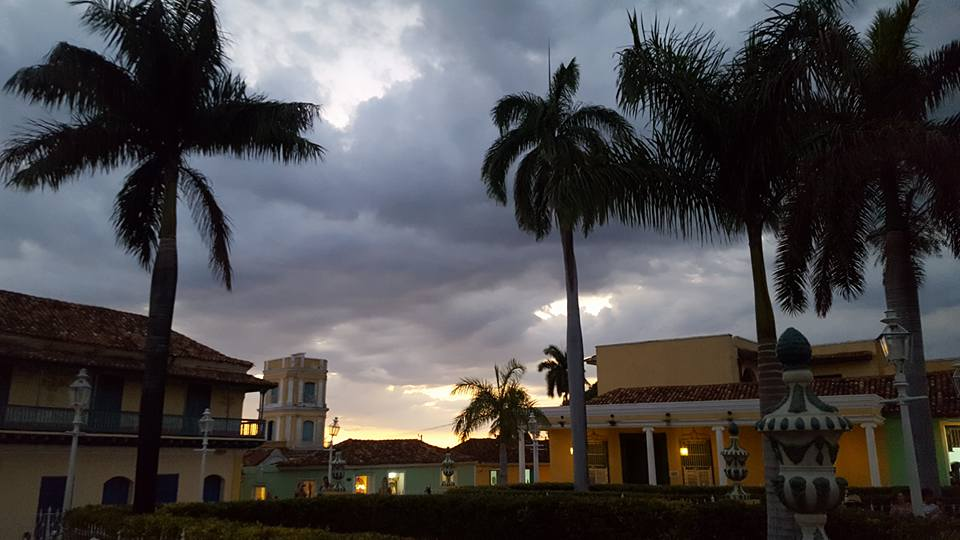
#> input picture Plaza Mayor.jpg, 960 x 540 px; the run also reads 1 picture not shown here
$ python merge.py
#> lines starting #> are read from the running program, lines starting #| are printed output that depends on the picture
from PIL import Image

Plaza = Image.open("Plaza Mayor.jpg")
#> Plaza is the input picture: PIL image 960x540 RGB; mean R, G, B 74.9, 73, 74.7
Mayor = Image.open("Plaza Mayor copy.jpg")

r1, g1, b1 = Plaza.split()
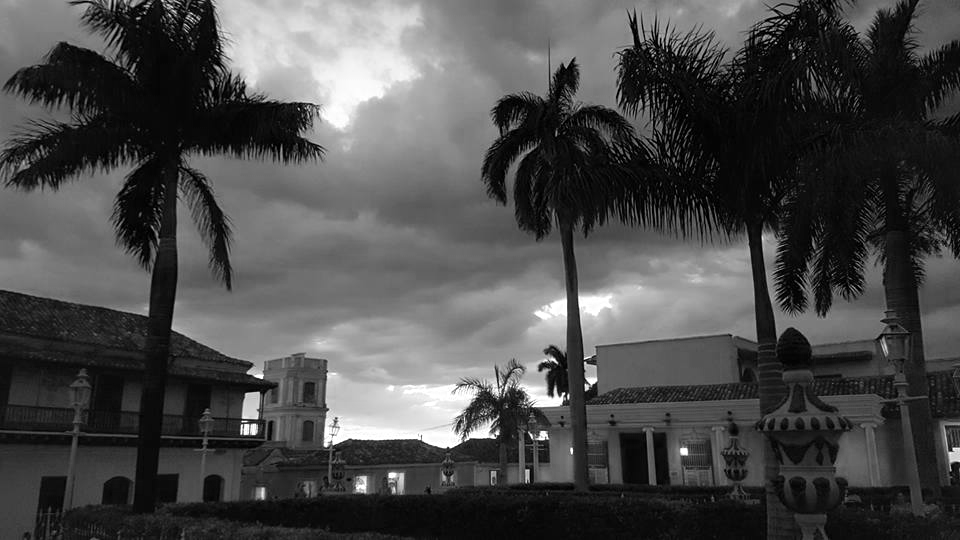
#> r1: PIL image 960x540 L; min 0, max 255, mean 74.9
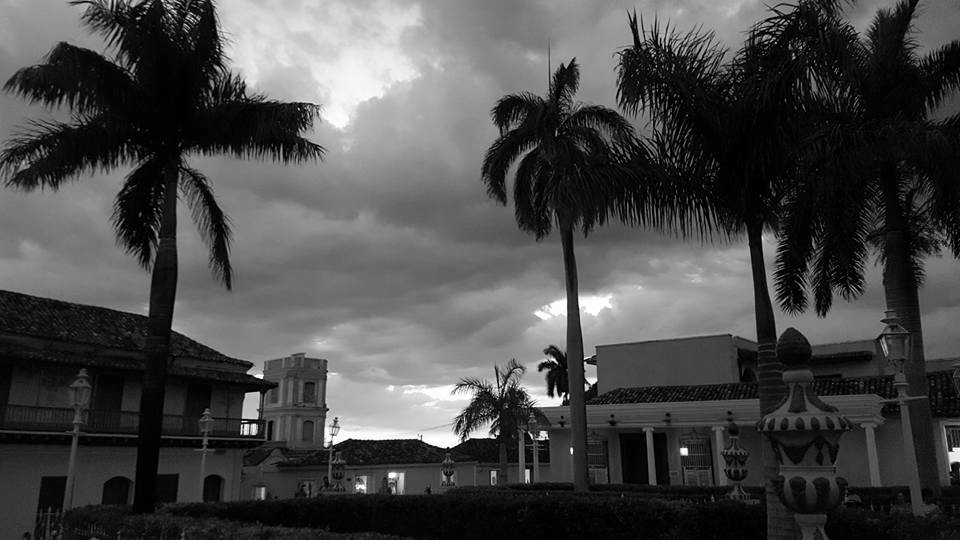
#> g1: PIL image 960x540 L; min 0, max 255, mean 73
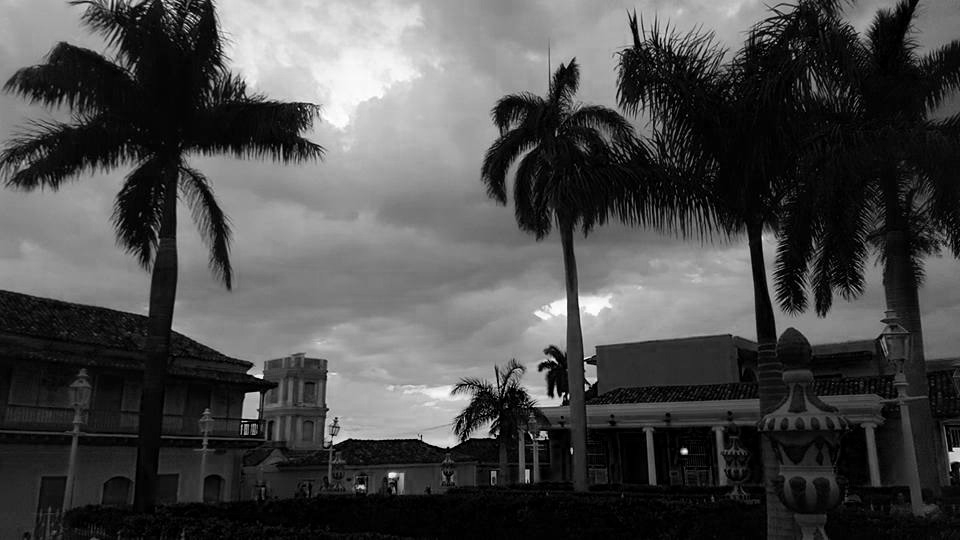
#> b1: PIL image 960x540 L; min 0, max 255, mean 74.7
r2, g2, b2 = Mayor.split()

new_img = Image.merge("RGB", (r2, g1, b2))
new_img.show()
